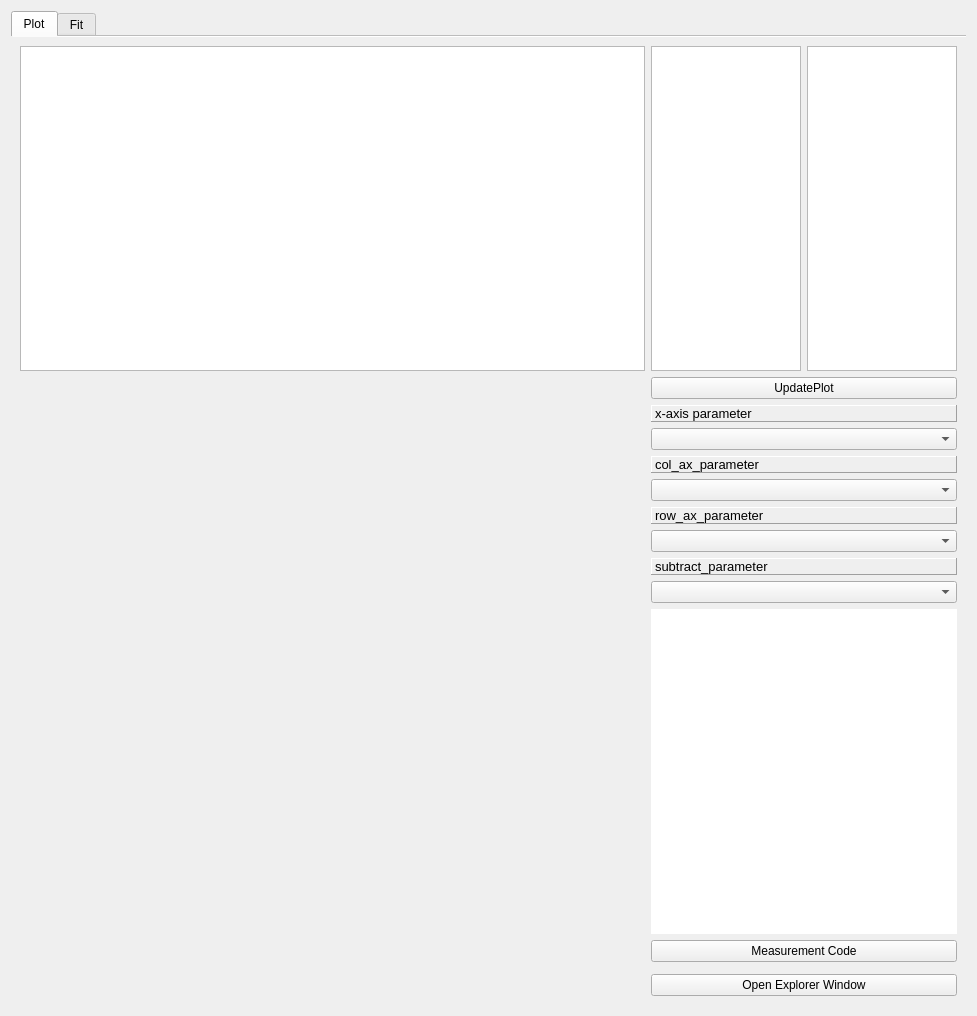
<?xml version="1.0" encoding="UTF-8"?>
<ui version="4.0">
 <class>window</class>
 <widget class="QWidget" name="window">
  <property name="geometry">
   <rect>
    <x>0</x>
    <y>0</y>
    <width>977</width>
    <height>1016</height>
   </rect>
  </property>
  <property name="windowTitle">
   <string>Form</string>
  </property>
  <layout class="QVBoxLayout" name="verticalLayout">
   <item>
    <widget class="QTabWidget" name="parameter_tab">
     <property name="maximumSize">
      <size>
       <width>16777213</width>
       <height>16777215</height>
      </size>
     </property>
     <property name="tabPosition">
      <enum>QTabWidget::North</enum>
     </property>
     <property name="tabShape">
      <enum>QTabWidget::Rounded</enum>
     </property>
     <property name="currentIndex">
      <number>0</number>
     </property>
     <property name="documentMode">
      <bool>true</bool>
     </property>
     <property name="movable">
      <bool>false</bool>
     </property>
     <widget class="QWidget" name="plot_tab">
      <attribute name="title">
       <string>Plot</string>
      </attribute>
      <layout class="QGridLayout" name="gridLayout" columnstretch="1,1,0">
       <property name="sizeConstraint">
        <enum>QLayout::SetDefaultConstraint</enum>
       </property>
       <item row="3" column="0" rowspan="10">
        <layout class="QGridLayout" name="plot_layout"/>
       </item>
       <item row="13" column="0" rowspan="3">
        <layout class="QGridLayout" name="toolbar_layout">
         <property name="rightMargin">
          <number>0</number>
         </property>
        </layout>
       </item>
       <item row="7" column="1" colspan="2">
        <widget class="QComboBox" name="col_ax_parameter_comboBox">
         <property name="editable">
          <bool>false</bool>
         </property>
         <property name="maxVisibleItems">
          <number>30</number>
         </property>
         <property name="frame">
          <bool>true</bool>
         </property>
        </widget>
       </item>
       <item row="12" column="1" colspan="2">
        <widget class="QPlainTextEdit" name="info">
         <property name="acceptDrops">
          <bool>false</bool>
         </property>
         <property name="frameShape">
          <enum>QFrame::NoFrame</enum>
         </property>
         <property name="readOnly">
          <bool>true</bool>
         </property>
         <property name="backgroundVisible">
          <bool>false</bool>
         </property>
        </widget>
       </item>
       <item row="13" column="1" colspan="2">
        <widget class="QPushButton" name="open_code_button">
         <property name="text">
          <string>Measurement Code</string>
         </property>
        </widget>
       </item>
       <item row="10" column="1" colspan="2">
        <widget class="QLabel" name="label_3">
         <property name="font">
          <font>
           <pointsize>10</pointsize>
          </font>
         </property>
         <property name="frameShape">
          <enum>QFrame::Panel</enum>
         </property>
         <property name="frameShadow">
          <enum>QFrame::Raised</enum>
         </property>
         <property name="text">
          <string>subtract_parameter</string>
         </property>
        </widget>
       </item>
       <item row="5" column="1" colspan="2">
        <widget class="QComboBox" name="x_axis_parameter_comboBox">
         <property name="editable">
          <bool>false</bool>
         </property>
         <property name="maxVisibleItems">
          <number>30</number>
         </property>
         <property name="frame">
          <bool>true</bool>
         </property>
        </widget>
       </item>
       <item row="8" column="1" colspan="2">
        <widget class="QLabel" name="label_4">
         <property name="font">
          <font>
           <pointsize>10</pointsize>
          </font>
         </property>
         <property name="frameShape">
          <enum>QFrame::Panel</enum>
         </property>
         <property name="frameShadow">
          <enum>QFrame::Raised</enum>
         </property>
         <property name="text">
          <string>row_ax_parameter</string>
         </property>
        </widget>
       </item>
       <item row="0" column="1">
        <widget class="QListWidget" name="observation_widget">
         <property name="sizePolicy">
          <sizepolicy hsizetype="Maximum" vsizetype="Maximum">
           <horstretch>0</horstretch>
           <verstretch>0</verstretch>
          </sizepolicy>
         </property>
         <property name="maximumSize">
          <size>
           <width>150</width>
           <height>1600</height>
          </size>
         </property>
         <property name="selectionMode">
          <enum>QAbstractItemView::ExtendedSelection</enum>
         </property>
        </widget>
       </item>
       <item row="3" column="1" colspan="2">
        <widget class="QPushButton" name="update_plot_button">
         <property name="sizePolicy">
          <sizepolicy hsizetype="Minimum" vsizetype="Maximum">
           <horstretch>0</horstretch>
           <verstretch>0</verstretch>
          </sizepolicy>
         </property>
         <property name="maximumSize">
          <size>
           <width>160000</width>
           <height>16777215</height>
          </size>
         </property>
         <property name="text">
          <string>UpdatePlot</string>
         </property>
        </widget>
       </item>
       <item row="0" column="0">
        <widget class="QTableWidgetEnhancedDrop" name="parameter_table_widget">
         <property name="verticalScrollBarPolicy">
          <enum>Qt::ScrollBarAsNeeded</enum>
         </property>
         <property name="selectionMode">
          <enum>QAbstractItemView::MultiSelection</enum>
         </property>
        </widget>
       </item>
       <item row="4" column="1" colspan="2">
        <widget class="QLabel" name="label">
         <property name="font">
          <font>
           <pointsize>10</pointsize>
          </font>
         </property>
         <property name="frameShape">
          <enum>QFrame::Panel</enum>
         </property>
         <property name="frameShadow">
          <enum>QFrame::Raised</enum>
         </property>
         <property name="text">
          <string>x-axis parameter</string>
         </property>
        </widget>
       </item>
       <item row="0" column="2">
        <widget class="QListWidget" name="average_parameter_widget">
         <property name="sizePolicy">
          <sizepolicy hsizetype="Maximum" vsizetype="Maximum">
           <horstretch>0</horstretch>
           <verstretch>0</verstretch>
          </sizepolicy>
         </property>
         <property name="maximumSize">
          <size>
           <width>150</width>
           <height>1500</height>
          </size>
         </property>
         <property name="selectionMode">
          <enum>QAbstractItemView::ExtendedSelection</enum>
         </property>
        </widget>
       </item>
       <item row="9" column="1" colspan="2">
        <widget class="QComboBox" name="row_ax_parameter_comboBox">
         <property name="editable">
          <bool>false</bool>
         </property>
         <property name="maxVisibleItems">
          <number>30</number>
         </property>
         <property name="frame">
          <bool>true</bool>
         </property>
        </widget>
       </item>
       <item row="6" column="1" colspan="2">
        <widget class="QLabel" name="label_2">
         <property name="font">
          <font>
           <pointsize>10</pointsize>
          </font>
         </property>
         <property name="frameShape">
          <enum>QFrame::Panel</enum>
         </property>
         <property name="frameShadow">
          <enum>QFrame::Raised</enum>
         </property>
         <property name="text">
          <string>col_ax_parameter</string>
         </property>
        </widget>
       </item>
       <item row="11" column="1" colspan="2">
        <widget class="QComboBox" name="subtract_parameter_comboBox">
         <property name="editable">
          <bool>false</bool>
         </property>
         <property name="maxVisibleItems">
          <number>30</number>
         </property>
         <property name="frame">
          <bool>true</bool>
         </property>
        </widget>
       </item>
       <item row="15" column="1" colspan="2">
        <widget class="QPushButton" name="open_explorer_button">
         <property name="text">
          <string>Open Explorer Window</string>
         </property>
        </widget>
       </item>
      </layout>
      <zorder>parameter_table_widget</zorder>
      <zorder>observation_widget</zorder>
      <zorder>gridLayoutWidget_2</zorder>
      <zorder>update_plot_button</zorder>
      <zorder>x_axis_parameter_comboBox</zorder>
      <zorder>label</zorder>
      <zorder>open_explorer_button</zorder>
      <zorder>open_code_button</zorder>
      <zorder>info</zorder>
      <zorder>label_2</zorder>
      <zorder>col_ax_parameter_comboBox</zorder>
      <zorder>label_3</zorder>
      <zorder>subtract_parameter_comboBox</zorder>
      <zorder>label_4</zorder>
      <zorder>row_ax_parameter_comboBox</zorder>
      <zorder>average_parameter_widget</zorder>
      <zorder>gridLayoutWidget</zorder>
     </widget>
     <widget class="QWidget" name="fit_tab">
      <attribute name="title">
       <string>Fit</string>
      </attribute>
      <layout class="QGridLayout" name="gridLayout_2">
       <item row="2" column="0">
        <layout class="QGridLayout" name="toolbar_fit_layout">
         <property name="rightMargin">
          <number>0</number>
         </property>
        </layout>
       </item>
       <item row="1" column="0">
        <layout class="QGridLayout" name="plot_fit_layout" rowstretch="0" columnstretch="0"/>
       </item>
       <item row="0" column="0">
        <widget class="QTableWidgetEnhanced" name="fit_result_table_widget">
         <property name="maximumSize">
          <size>
           <width>16777215</width>
           <height>400</height>
          </size>
         </property>
         <property name="selectionMode">
          <enum>QAbstractItemView::MultiSelection</enum>
         </property>
        </widget>
       </item>
       <item row="0" column="1" rowspan="3">
        <widget class="QPushButton" name="update_fit_result_button">
         <property name="sizePolicy">
          <sizepolicy hsizetype="Maximum" vsizetype="Expanding">
           <horstretch>0</horstretch>
           <verstretch>0</verstretch>
          </sizepolicy>
         </property>
         <property name="minimumSize">
          <size>
           <width>100</width>
           <height>100</height>
          </size>
         </property>
         <property name="text">
          <string>UpdateFit</string>
         </property>
        </widget>
       </item>
      </layout>
     </widget>
    </widget>
   </item>
  </layout>
 </widget>
 <customwidgets>
  <customwidget>
   <class>QTableWidgetEnhanced</class>
   <extends>QTableWidget</extends>
   <header>pandage/qtgui/custom_widgets.h</header>
  </customwidget>
  <customwidget>
   <class>QTableWidgetEnhancedDrop</class>
   <extends>QTableWidget</extends>
   <header>pandage/qtgui/custom_widgets.h</header>
  </customwidget>
 </customwidgets>
 <resources/>
 <connections/>
</ui>
